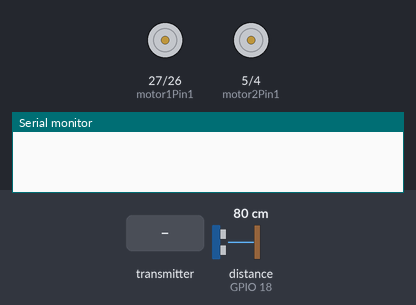
Bench run of a sketch on a simulated ESP32. Shown: motor-driver pin pairs drawn as motors (green arrow = first pin HIGH = forward, orange = second pin HIGH = backward, longer = more drive, scaled by the enable pin), the last lines printed to the serial monitor. Wiring (inferred from the names in the program): ultrasonic range finder: trigger GPIO 19; echo GPIO 18. Inputs (shaded band) come from the test bench; at power-on: distance to the obstacle (sensor on GPIO 18) 80 cm. The echo pulse lasts 58.3 µs per cm.

Above: at 1.2 s.
1.3 s: distance to the obstacle (sensor on GPIO 18) set to 12 cm
2.8 s: distance to the obstacle (sensor on GPIO 18) set to 9 cm
At 3.2 s:
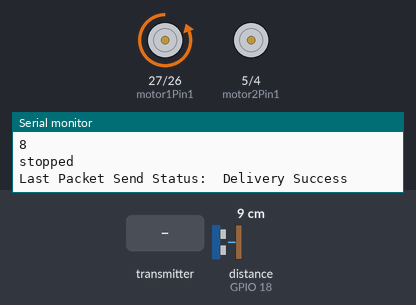
4.8 s: distance to the obstacle (sensor on GPIO 18) set to 18 cm
6.3 s: the transmitter starts sending acc = 0
At 7.9 s:
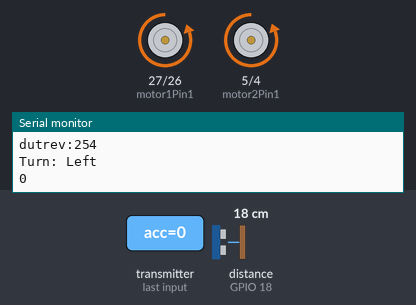
8.4 s: the transmitter starts sending turn = 4095
At 9.3 s:
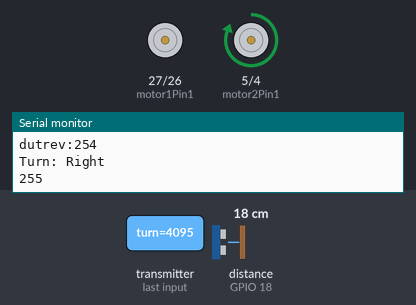
10.0 s: the transmitter starts sending acc = 1024
Timing chart, 0 to 12.7 s (numbered marks = the images above; inputs shaded):
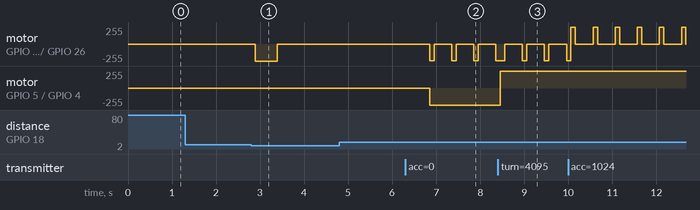

Measured:
- the behaviour switches between 11 and 10 cm on distance to the obstacle (sensor on GPIO 18) (found by bisection; images 0 and 1)
- after the input at 1.3 s, every drawn part: stays the same
- after the input at 2.8 s, motor on GPIO 27 (motor1Pin1) / GPIO 26 (motor1Pin2): stopped → backward 255/255 after 0.09 s, → stopped 0.50 s later
- after the input at 4.8 s, every drawn part: stays the same
- after the input at 6.3 s, motor on GPIO 27 (motor1Pin1) / GPIO 26 (motor1Pin2): alternates backward 253/255 for 0.10 s and stopped for 0.40 s, starting after 0.55 s; motor on GPIO 5 (motor2Pin1) / GPIO 4 (motor2Pin2): stopped → backward 255/255 after 0.55 s
- after the input at 8.4 s, motor on GPIO 5 (motor2Pin1) / GPIO 4 (motor2Pin2): backward 255/255 → forward 255/255 after 0.06 s

The sketch:

rcnewrecv.ino
```cpp
// (licence header left out)
#include <esp_now.h>
#include <WiFi.h>
int motor1Pin1 = 27;
int motor1Pin2 = 26;
int enable1Pin = 14;
int motor2Pin1 = 5;
int motor2Pin2 = 4;
int enable2Pin = 32;


/*int motor1Pin1 = 33;
int motor1Pin2 = 25;
int enable1Pin = 32;
int motor2Pin1 = 27;
int motor2Pin2 = 26;
int enable2Pin = 14;*/

int dut = 0;

uint8_t broadcastAddress[] = { 0xB0, 0xA7, 0x32, 0x2B, 0x6A, 0x90 };
esp_now_peer_info_t peerInfo;


// Setting PWM properties
const int freq = 30000;
const int pwmChannel = 0;
const int resolution = 8;

// Setting PWM properties
const int freq2 = 10000;
const int pwmChannel2 = 4;

int modes = 1;

const int trigPin = 19;
const int echoPin = 18;

//define sound speed in cm/uS
#define SOUND_SPEED 0.034

long duration;
float distanceCm;
int state = 0;


int dutyCycle = 200;


// Structure example to receive data
// Must match the sender structure
typedef struct struct_message {
  int acc;
  int turn;
  int ultmode;
  int turbmode;
} struct_message;

typedef struct obs {
  int distance;
  int yon;
} obs;

// Create a struct_message called myData
struct_message myData;
obs obst;

void setup() {
  //
  //digitalWrite(32,HIGH);
  pinMode(motor1Pin1, OUTPUT);
  pinMode(motor1Pin2, OUTPUT);
  pinMode(enable1Pin, OUTPUT);
  pinMode(motor2Pin1, OUTPUT);
  pinMode(motor2Pin2, OUTPUT);
  pinMode(enable2Pin, OUTPUT);
  pinMode(trigPin, OUTPUT);  // Sets the trigPin as an Output
  pinMode(echoPin, INPUT);   // Sets the echoPin as an Input
  pinMode(0, OUTPUT);        // Sets the trigPin as an Output
+
  // configure LED PWM functionalitites
  ledcSetup(pwmChannel, freq, resolution);

  // attach the channel to the GPIO to be controlled
  ledcAttachPin(enable1Pin, pwmChannel);
  // configure LED PWM functionalitites
  ledcSetup(pwmChannel2, 10000, 8);
  ledcAttachPin(enable2Pin, pwmChannel2);


  // Initialize Serial Monitor
  Serial.begin(115200);

  // Set device as a Wi-Fi Station
  WiFi.mode(WIFI_STA);

  // Init ESP-NOW
  if (esp_now_init() != ESP_OK) {
    Serial.println("Error initializing ESP-NOW");
    return;
  }

  // Once ESPNow is successfully Init, we will register for recv CB to
  // get recv packer info
  esp_now_register_recv_cb(OnDataRecv);
  esp_now_register_send_cb(OnDataSent);


  memcpy(peerInfo.peer_addr, broadcastAddress, 6);
  peerInfo.channel = 0;
  peerInfo.encrypt = false;
  if (esp_now_add_peer(&peerInfo) != ESP_OK) {
    Serial.println("Failed to add peer");
    return;
  }
}

int ultra() {
  // Clears the trigPin
  digitalWrite(0, HIGH);
  digitalWrite(trigPin, LOW);
  delayMicroseconds(2);
  // Sets the trigPin on HIGH state for 10 micro seconds
  digitalWrite(trigPin, HIGH);
  delayMicroseconds(10);
  digitalWrite(trigPin, LOW);
  // Reads the echoPin, returns the sound wave travel time in microseconds
  duration = pulseIn(echoPin, HIGH);

  // Calculate the distance
  distanceCm = duration * SOUND_SPEED / 2;
  //Serial.println(distanceCm);
  return ((int)distanceCm);
}
void OnDataSent(const uint8_t *mac_addr, esp_now_send_status_t status) {
  Serial.print("\r\nLast Packet Send Status:\t");
  Serial.println(status == ESP_NOW_SEND_SUCCESS ? "Delivery Success" : "Delivery Fail");
}

// callback function that will be executed when data is received
void OnDataRecv(const uint8_t *mac, const uint8_t *incomingData, int len) {
  if (state == 0) {
    digitalWrite(enable1Pin, HIGH);
    digitalWrite(enable2Pin, HIGH);


    memcpy(&myData, incomingData, sizeof(myData));
    Serial.print("Bytes received: ");
    Serial.println(len);
    Serial.print("acc: ");
    Serial.println(myData.acc);
    Serial.print("turn: ");
    Serial.println(myData.turn);
    Serial.print("mode: ");
    Serial.println(myData.ultmode);
    //Serial.println(ultra());

    // ledcWrite(pwmChannel, myData.acc);
    if ((myData.acc > 160) && (myData.acc < 170)) {
      ledcWrite(pwmChannel, 0);
    } else if ((myData.acc >= 170)) {
      dut = (int)(myData.acc - 170) * 3;
      Serial.print("dutfow1:");
      Serial.println(dut);
      digitalWrite(motor1Pin1, HIGH);
      digitalWrite(motor1Pin2, LOW);
      ledcWrite(pwmChannel, dut);
    } else {
      dut = (int)(160 - myData.acc) * 1.593;
      Serial.print("dutrev:");
      Serial.println(dut);
      digitalWrite(motor1Pin1, LOW);
      digitalWrite(motor1Pin2, HIGH);
      ledcWrite(pwmChannel, dut);
    }


    if ((myData.turn < 3200) && (myData.turn > 2200)) {
      Serial.println("Turn: Off");
      ledcWrite(pwmChannel2, 0);
    } else if (myData.turn >= 3200) {
      Serial.println("Turn: Right");
      digitalWrite(motor2Pin1, HIGH);
      digitalWrite(motor2Pin2, LOW);
      ledcWrite(pwmChannel2, (int)((myData.turn - 3200) / 3.509));
      Serial.println((int)((myData.turn - 3200) / 3.509));
    } else if (myData.turn <= 2200) {
      Serial.println("Turn: Left");
      digitalWrite(motor2Pin1, LOW);
      digitalWrite(motor2Pin2, HIGH);
      ledcWrite(pwmChannel2, 255);
      Serial.println((int)myData.turn / 10);
    }
    // ledcWrite(pwmChannel2,0);
    delay(100);
    ledcWrite(pwmChannel, 0);
  }
}


void loop() {
  if (myData.ultmode == 0) {
    int ultras = ultra();
    obst.distance = ultras;
    obst.yon = 10;
    //esp_err_t result = esp_now_send(broadcastAddress, (uint8_t *) &obst, sizeof(obst));
    if (ultras < 10) {
      ledcWrite(pwmChannel, 0);
      Serial.println(ultras);

      Serial.println("stopped");
      esp_err_t result = esp_now_send(broadcastAddress, (uint8_t *)&obst, sizeof(obst));
      state = 1;
      digitalWrite(motor1Pin1, LOW);
      digitalWrite(motor1Pin2, HIGH);
      ledcWrite(pwmChannel, 255);
      delay(500);
      ledcWrite(pwmChannel, 0);
      delay(3000);
      state = 0;
    } else {
      state = 0;
    }
    delay(100);
  }
}
```
